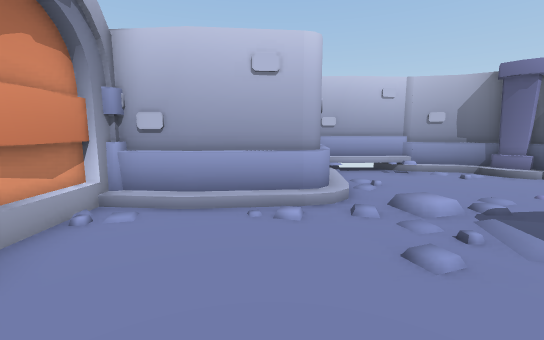
View 1 (above)

16 first-person views from a walk through a scene from a Unity 3-D project. The camera is 1.4 m above the floor, tilts 8° down and sees 90° across. The floor is counted in squares, 1 m on a side. Each view is taken from the middle of a square. On the plan, view 1 faces up. The plan holds only what a view shows up to about 13 squares ahead; the rest is blank. The place goes on beyond the plan. The player character is not drawn. Some animated figures are left out. Some surface patterns are stand-ins.

View 2
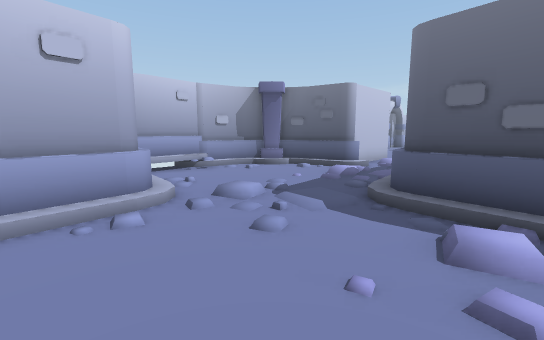

View 3
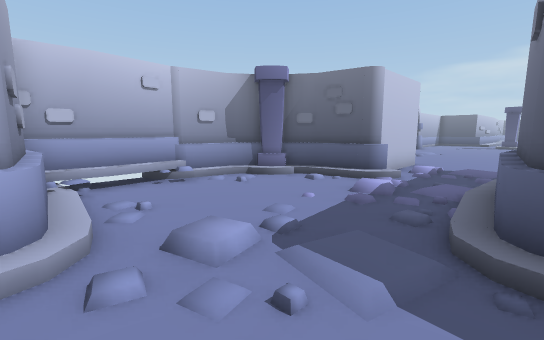

View 4
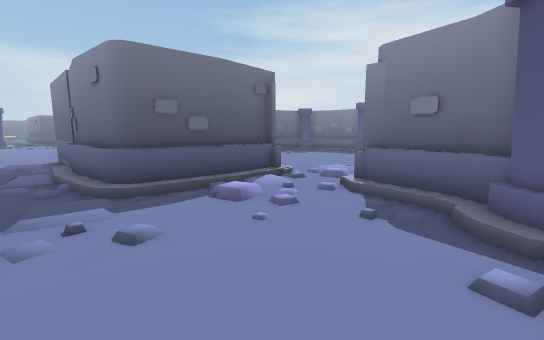

View 5
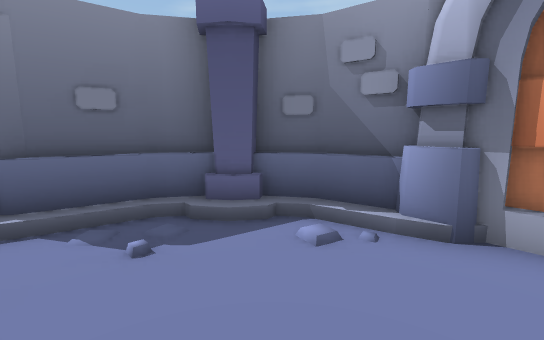

View 6
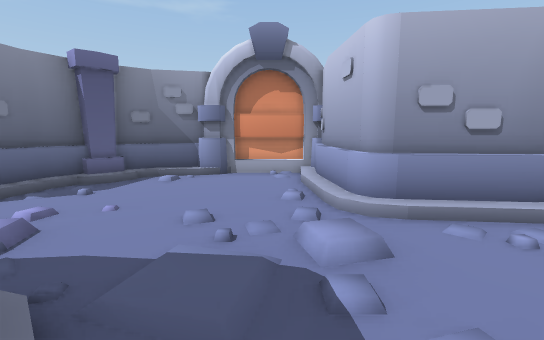

View 7
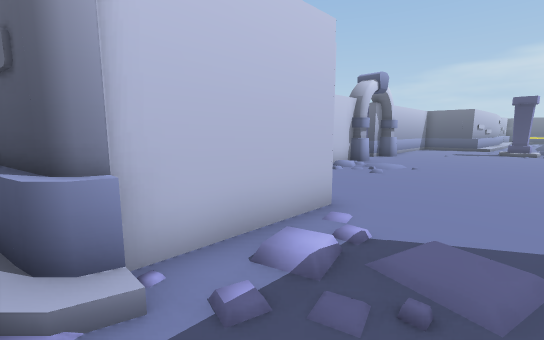

View 8
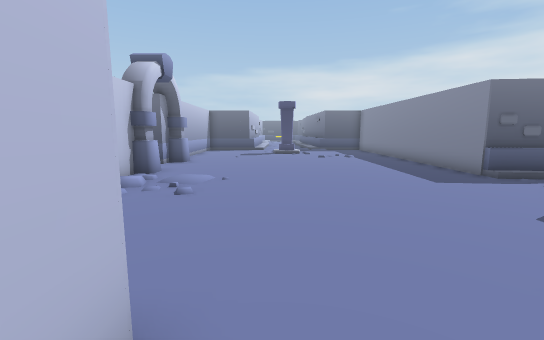

View 9
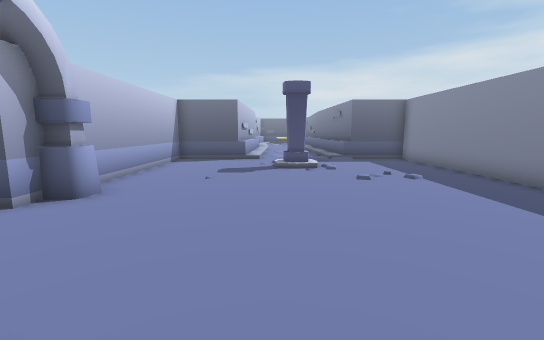

View 10
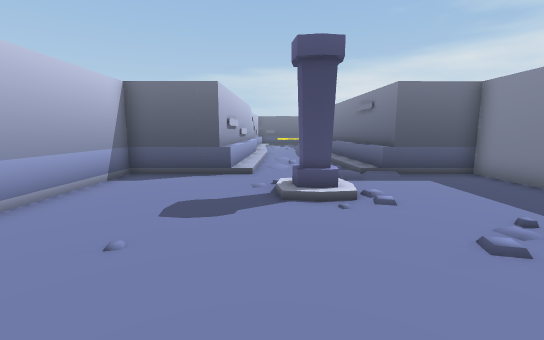

View 11
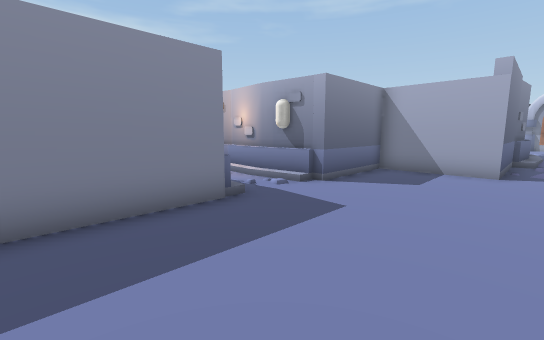

View 12
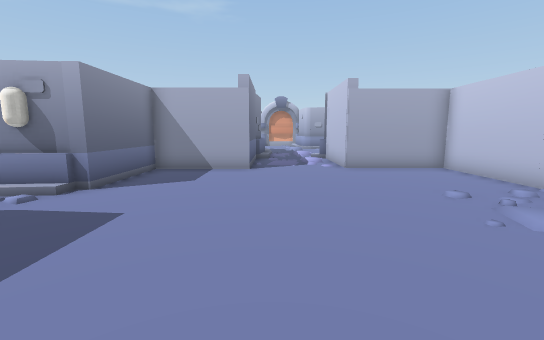

View 13
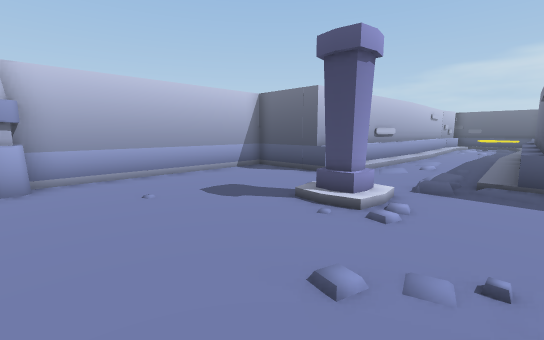

View 14
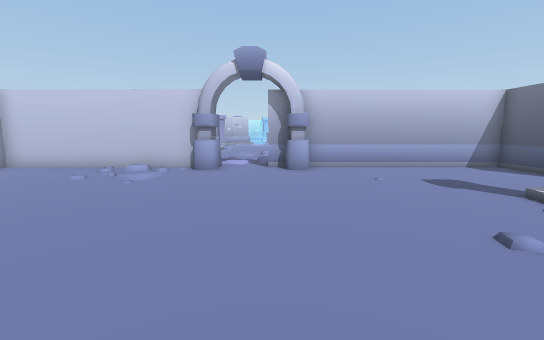

View 15
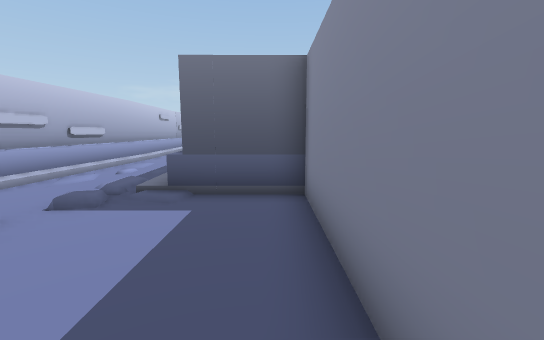

View 16
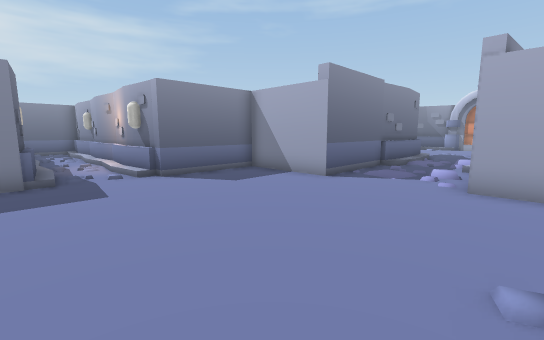

### Floor plan
Key: @ floor where view 1 was taken; # wall or solid block; . main floor; : floor 0.25 m higher than the main floor; / step, stairs or slope; = window, fence, low wall or low ledge; ^ raised ledge; O other object.
Columns run from 4 left of view 1 to 40 right of it. Each row starts with its distance up from view 1.
 11                           ..
 10      ##^#####    #########O.#O########
  9      #O..../##   #.....: OO..O.......#
  8      #/....//#   #...................#
  7      #/......#   #...................#######
  6  #####/......#####...................=====###
  5 OO====/:...://.:..................//.........
  4 OO................................#/.........
  3 OO.......##=.//...................///.///....
  2 OO....../##########................../////::=
  1 ##/....//#        #..................########
  0  #/.@...=#        #..................#
 -1  ##/....=#        #..................#
 -2   ####..=#        ##^##..#############
 -3      #..##           ##.=#
 -4        ...           ##.##
 -5                      ## =

Positions as (right, up) in squares from view 1, and headings:
1: (0, 0), facing up
2: (-1, 0), facing up-right
3: (1, 2), facing up-right
4: (-2, 4), facing down-right
5: (1, 3), facing down-left
6: (6, 4), facing left
7: (9, 3), facing up-right
8: (12, 5), facing right
9: (19, 5), facing right
10: (24, 5), facing right
11: (24, 3), facing down-left
12: (24, 3), facing left
13: (25, 1), facing up-right
14: (24, -1), facing up
15: (27, -1), facing right
16: (21, 7), facing down-left
